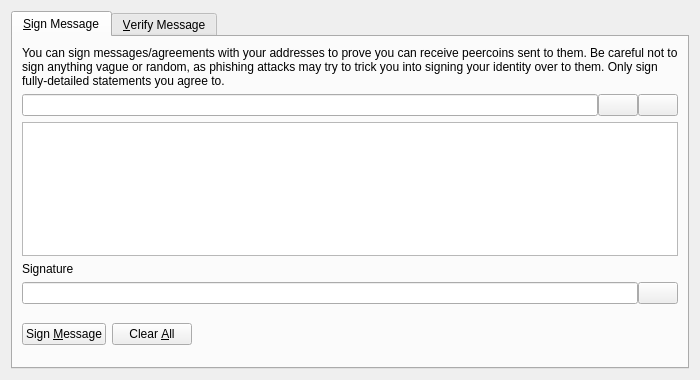
<?xml version="1.0" encoding="UTF-8"?>
<ui version="4.0">
 <class>SignVerifyMessageDialog</class>
 <widget class="QDialog" name="SignVerifyMessageDialog">
  <property name="geometry">
   <rect>
    <x>0</x>
    <y>0</y>
    <width>700</width>
    <height>380</height>
   </rect>
  </property>
  <property name="windowTitle">
   <string>Signatures - Sign / Verify a Message</string>
  </property>
  <property name="modal">
   <bool>true</bool>
  </property>
  <layout class="QVBoxLayout" name="verticalLayout">
   <item>
    <widget class="QTabWidget" name="tabWidget">
     <property name="currentIndex">
      <number>0</number>
     </property>
     <widget class="QWidget" name="tabSignMessage">
      <attribute name="title">
       <string>&amp;Sign Message</string>
      </attribute>
      <layout class="QVBoxLayout" name="verticalLayout_SM">
       <item>
        <widget class="QLabel" name="infoLabel_SM">
         <property name="text">
          <string>You can sign messages/agreements with your addresses to prove you can receive peercoins sent to them. Be careful not to sign anything vague or random, as phishing attacks may try to trick you into signing your identity over to them. Only sign fully-detailed statements you agree to.</string>
         </property>
         <property name="textFormat">
          <enum>Qt::PlainText</enum>
         </property>
         <property name="wordWrap">
          <bool>true</bool>
         </property>
        </widget>
       </item>
       <item>
        <layout class="QHBoxLayout" name="horizontalLayout_1_SM">
         <property name="spacing">
          <number>0</number>
         </property>
         <item>
          <widget class="QValidatedLineEdit" name="addressIn_SM">
           <property name="toolTip">
            <string>The Sumcoin address to sign the message with</string>
           </property>
          </widget>
         </item>
         <item>
          <widget class="QPushButton" name="addressBookButton_SM">
           <property name="toolTip">
            <string>Choose previously used address</string>
           </property>
           <property name="text">
            <string/>
           </property>
           <property name="icon">
            <iconset resource="../bitcoin.qrc">
             <normaloff>:/icons/address-book</normaloff>:/icons/address-book</iconset>
           </property>
           <property name="shortcut">
            <string>Alt+A</string>
           </property>
           <property name="autoDefault">
            <bool>false</bool>
           </property>
          </widget>
         </item>
         <item>
          <widget class="QPushButton" name="pasteButton_SM">
           <property name="toolTip">
            <string>Paste address from clipboard</string>
           </property>
           <property name="text">
            <string/>
           </property>
           <property name="icon">
            <iconset resource="../bitcoin.qrc">
             <normaloff>:/icons/editpaste</normaloff>:/icons/editpaste</iconset>
           </property>
           <property name="shortcut">
            <string>Alt+P</string>
           </property>
           <property name="autoDefault">
            <bool>false</bool>
           </property>
          </widget>
         </item>
        </layout>
       </item>
       <item>
        <widget class="QPlainTextEdit" name="messageIn_SM">
         <property name="toolTip">
          <string>Enter the message you want to sign here</string>
         </property>
        </widget>
       </item>
       <item>
        <widget class="QLabel" name="signatureLabel_SM">
         <property name="text">
          <string>Signature</string>
         </property>
         <property name="textFormat">
          <enum>Qt::PlainText</enum>
         </property>
        </widget>
       </item>
       <item>
        <layout class="QHBoxLayout" name="horizontalLayout_2_SM">
         <property name="spacing">
          <number>0</number>
         </property>
         <item>
          <widget class="QLineEdit" name="signatureOut_SM">
           <property name="font">
            <font>
             <italic>true</italic>
            </font>
           </property>
           <property name="readOnly">
            <bool>true</bool>
           </property>
          </widget>
         </item>
         <item>
          <widget class="QPushButton" name="copySignatureButton_SM">
           <property name="toolTip">
            <string>Copy the current signature to the system clipboard</string>
           </property>
           <property name="text">
            <string/>
           </property>
           <property name="icon">
            <iconset resource="../bitcoin.qrc">
             <normaloff>:/icons/editcopy</normaloff>:/icons/editcopy</iconset>
           </property>
           <property name="autoDefault">
            <bool>false</bool>
           </property>
          </widget>
         </item>
        </layout>
       </item>
       <item>
        <layout class="QHBoxLayout" name="horizontalLayout_3_SM">
         <item>
          <widget class="QPushButton" name="signMessageButton_SM">
           <property name="toolTip">
            <string>Sign the message to prove you own this Sumcoin address</string>
           </property>
           <property name="text">
            <string>Sign &amp;Message</string>
           </property>
           <property name="icon">
            <iconset resource="../bitcoin.qrc">
             <normaloff>:/icons/edit</normaloff>:/icons/edit</iconset>
           </property>
           <property name="autoDefault">
            <bool>false</bool>
           </property>
          </widget>
         </item>
         <item>
          <widget class="QPushButton" name="clearButton_SM">
           <property name="toolTip">
            <string>Reset all sign message fields</string>
           </property>
           <property name="text">
            <string>Clear &amp;All</string>
           </property>
           <property name="icon">
            <iconset resource="../bitcoin.qrc">
             <normaloff>:/icons/remove</normaloff>:/icons/remove</iconset>
           </property>
           <property name="autoDefault">
            <bool>false</bool>
           </property>
          </widget>
         </item>
         <item>
          <spacer name="horizontalSpacer_1_SM">
           <property name="orientation">
            <enum>Qt::Horizontal</enum>
           </property>
           <property name="sizeHint" stdset="0">
            <size>
             <width>40</width>
             <height>48</height>
            </size>
           </property>
          </spacer>
         </item>
         <item>
          <widget class="QLabel" name="statusLabel_SM">
           <property name="font">
            <font>
             <weight>75</weight>
             <bold>true</bold>
            </font>
           </property>
           <property name="text">
            <string/>
           </property>
           <property name="wordWrap">
            <bool>true</bool>
           </property>
          </widget>
         </item>
         <item>
          <spacer name="horizontalSpacer_2_SM">
           <property name="orientation">
            <enum>Qt::Horizontal</enum>
           </property>
           <property name="sizeHint" stdset="0">
            <size>
             <width>40</width>
             <height>48</height>
            </size>
           </property>
          </spacer>
         </item>
        </layout>
       </item>
      </layout>
     </widget>
     <widget class="QWidget" name="tabVerifyMessage">
      <attribute name="title">
       <string>&amp;Verify Message</string>
      </attribute>
      <layout class="QVBoxLayout" name="verticalLayout_VM">
       <item>
        <widget class="QLabel" name="infoLabel_VM">
         <property name="text">
          <string>Enter the receiver's address, message (ensure you copy line breaks, spaces, tabs, etc. exactly) and signature below to verify the message. Be careful not to read more into the signature than what is in the signed message itself, to avoid being tricked by a man-in-the-middle attack. Note that this only proves the signing party receives with the address, it cannot prove sendership of any transaction!</string>
         </property>
         <property name="textFormat">
          <enum>Qt::PlainText</enum>
         </property>
         <property name="alignment">
          <set>Qt::AlignLeading|Qt::AlignLeft|Qt::AlignTop</set>
         </property>
         <property name="wordWrap">
          <bool>true</bool>
         </property>
        </widget>
       </item>
       <item>
        <layout class="QHBoxLayout" name="horizontalLayout_1_VM">
         <property name="spacing">
          <number>0</number>
         </property>
         <item>
          <widget class="QValidatedLineEdit" name="addressIn_VM">
           <property name="toolTip">
            <string>The Sumcoin address the message was signed with</string>
           </property>
          </widget>
         </item>
         <item>
          <widget class="QPushButton" name="addressBookButton_VM">
           <property name="toolTip">
            <string>Choose previously used address</string>
           </property>
           <property name="text">
            <string/>
           </property>
           <property name="icon">
            <iconset resource="../bitcoin.qrc">
             <normaloff>:/icons/address-book</normaloff>:/icons/address-book</iconset>
           </property>
           <property name="shortcut">
            <string>Alt+A</string>
           </property>
           <property name="autoDefault">
            <bool>false</bool>
           </property>
          </widget>
         </item>
        </layout>
       </item>
       <item>
        <widget class="QPlainTextEdit" name="messageIn_VM"/>
       </item>
       <item>
        <widget class="QValidatedLineEdit" name="signatureIn_VM"/>
       </item>
       <item>
        <layout class="QHBoxLayout" name="horizontalLayout_2_VM">
         <item>
          <widget class="QPushButton" name="verifyMessageButton_VM">
           <property name="toolTip">
            <string>Verify the message to ensure it was signed with the specified Sumcoin address</string>
           </property>
           <property name="text">
            <string>Verify &amp;Message</string>
           </property>
           <property name="icon">
            <iconset resource="../bitcoin.qrc">
             <normaloff>:/icons/transaction_0</normaloff>:/icons/transaction_0</iconset>
           </property>
           <property name="autoDefault">
            <bool>false</bool>
           </property>
          </widget>
         </item>
         <item>
          <widget class="QPushButton" name="clearButton_VM">
           <property name="toolTip">
            <string>Reset all verify message fields</string>
           </property>
           <property name="text">
            <string>Clear &amp;All</string>
           </property>
           <property name="icon">
            <iconset resource="../bitcoin.qrc">
             <normaloff>:/icons/remove</normaloff>:/icons/remove</iconset>
           </property>
           <property name="autoDefault">
            <bool>false</bool>
           </property>
          </widget>
         </item>
         <item>
          <spacer name="horizontalSpacer_1_VM">
           <property name="orientation">
            <enum>Qt::Horizontal</enum>
           </property>
           <property name="sizeHint" stdset="0">
            <size>
             <width>40</width>
             <height>48</height>
            </size>
           </property>
          </spacer>
         </item>
         <item>
          <widget class="QLabel" name="statusLabel_VM">
           <property name="font">
            <font>
             <weight>75</weight>
             <bold>true</bold>
            </font>
           </property>
           <property name="text">
            <string/>
           </property>
           <property name="wordWrap">
            <bool>true</bool>
           </property>
          </widget>
         </item>
         <item>
          <spacer name="horizontalSpacer_2_VM">
           <property name="orientation">
            <enum>Qt::Horizontal</enum>
           </property>
           <property name="sizeHint" stdset="0">
            <size>
             <width>40</width>
             <height>48</height>
            </size>
           </property>
          </spacer>
         </item>
        </layout>
       </item>
      </layout>
     </widget>
    </widget>
   </item>
  </layout>
 </widget>
 <customwidgets>
  <customwidget>
   <class>QValidatedLineEdit</class>
   <extends>QLineEdit</extends>
   <header>qt/qvalidatedlineedit.h</header>
  </customwidget>
 </customwidgets>
 <resources>
  <include location="../bitcoin.qrc"/>
 </resources>
 <connections/>
</ui>
